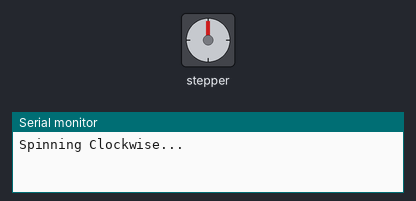
The sketch below on a simulated Arduino Uno, built with avr-gcc and run on an emulated ATmega328P. Shown: stepper motor, the last lines printed to the serial monitor. Wiring (inferred from the names in the program): stepper motor driver (200 steps per turn assumed): step pin 14; direction pin 12.

Above: at 0.05 s.
At 0.65 s:
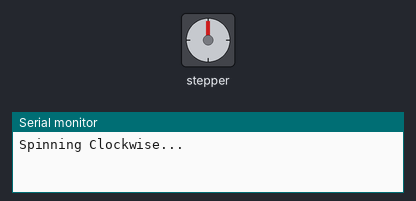
At 1.85 s:
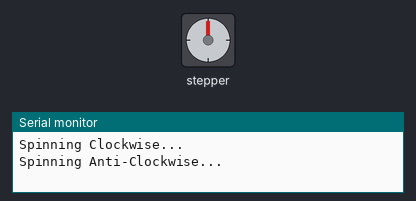
At 3.15 s:
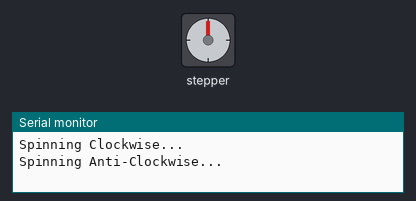
Timing chart, 0 to 7.3 s (numbered marks = the images above):
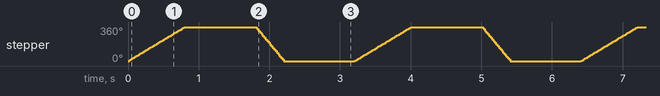

The sketch:

Test_code.ino
```cpp
const int DIR = 12;
const int STEP = 14;

const int steps_per_rev = 200;

void setup() {
  Serial.begin(115200);
  pinMode(STEP, OUTPUT);
  pinMode(DIR, OUTPUT);

}
void loop() {
  digitalWrite(DIR, HIGH);
  Serial.println("Spinning Clockwise...");

  for (int i = 0; i < steps_per_rev; i++) {
    digitalWrite(STEP, HIGH);
    delayMicroseconds(2000);
    digitalWrite(STEP, LOW);
    delayMicroseconds(2000);
  }
  delay(1000);

  digitalWrite(DIR, LOW);
  Serial.println("Spinning Anti-Clockwise...");

  for (int i = 0; i < steps_per_rev; i++) {
    digitalWrite(STEP, HIGH);
    delayMicroseconds(1000);
    digitalWrite(STEP, LOW);
    delayMicroseconds(1000);
  }
  delay(1000);
}
```

Measured:
- by itself, stepper: turns 360° clockwise in 0.78 s, then 360° counter-clockwise in 0.40 s, repeating every 3.2 s
